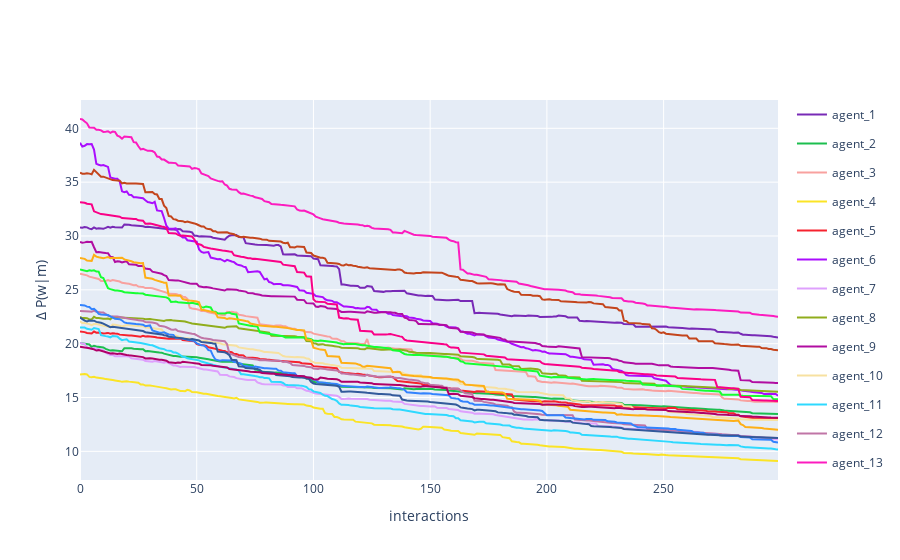

Notebook source saved alongside this figure:
### Code cell
fig = multi_agent_update_plot_from_df(vocab_dif)
fig.update_layout(
    # title='Dyadic interaction in a random environment',
    yaxis_title='Δ P(w|m)',
    xaxis_title='interactions'
)
fig.show()

### Figure 1 — Plotly figure (JSON) as saved in the notebook; plotly's stock layout.template omitted (floating-point values rounded to 4 significant figures; data arrays with more than 128 entries replaced by an {"elided": "..."} marker saying what was removed)
{"data": [{"legendgroup": "agent_1", "line": {"color": "#782AB6"}, "mode": "lines", "name": "agent_1", "showlegend": true, "x": {"elided": "300 int values"}, "y": {"elided": "300 float values"}, "type": "scatter"}, {"legendgroup": "agent_2", "line": {"color": "#1CBE4F"}, "mode": "lines", "name": "agent_2", "showlegend": true, "x": {"elided": "300 int values"}, "y": {"elided": "300 float values"}, "type": "scatter"}, {"legendgroup": "agent_3", "line": {"color": "#F8A19F"}, "mode": "lines", "name": "agent_3", "showlegend": true, "x": {"elided": "300 int values"}, "y": {"elided": "300 float values"}, "type": "scatter"}, {"legendgroup": "agent_4", "line": {"color": "#FBE426"}, "mode": "lines", "name": "agent_4", "showlegend": true, "x": {"elided": "300 int values"}, "y": {"elided": "300 float values"}, "type": "scatter"}, {"legendgroup": "agent_5", "line": {"color": "#F6222E"}, "mode": "lines", "name": "agent_5", "showlegend": true, "x": {"elided": "300 int values"}, "y": {"elided": "300 float values"}, "type": "scatter"}, {"legendgroup": "agent_6", "line": {"color": "#AA0DFE"}, "mode": "lines", "name": "agent_6", "showlegend": true, "x": {"elided": "300 int values"}, "y": {"elided": "300 float values"}, "type": "scatter"}, {"legendgroup": "agent_7", "line": {"color": "#DEA0FD"}, "mode": "lines", "name": "agent_7", "showlegend": true, "x": {"elided": "300 int values"}, "y": {"elided": "300 float values"}, "type": "scatter"}, {"legendgroup": "agent_8", "line": {"color": "#90AD1C"}, "mode": "lines", "name": "agent_8", "showlegend": true, "x": {"elided": "300 int values"}, "y": {"elided": "300 float values"}, "type": "scatter"}, {"legendgroup": "agent_9", "line": {"color": "#B10DA1"}, "mode": "lines", "name": "agent_9", "showlegend": true, "x": {"elided": "300 int values"}, "y": {"elided": "300 float values"}, "type": "scatter"}, {"legendgroup": "agent_10", "line": {"color": "#F7E1A0"}, "mode": "lines", "name": "agent_10", "showlegend": true, "x": {"elided": "300 int values"}, "y": {"elided": "300 float values"}, "type": "scatter"}, {"legendgroup": "agent_11", "line": {"color": "#2ED9FF"}, "mode": "lines", "name": "agent_11", "showlegend": true, "x": {"elided": "300 int values"}, "y": {"elided": "300 float values"}, "type": "scatter"}, {"legendgroup": "agent_12", "line": {"color": "#C075A6"}, "mode": "lines", "name": "agent_12", "showlegend": true, "x": {"elided": "300 int values"}, "y": {"elided": "300 float values"}, "type": "scatter"}, {"legendgroup": "agent_13", "line": {"color": "#FC1CBF"}, "mode": "lines", "name": "agent_13", "showlegend": true, "x": {"elided": "300 int values"}, "y": {"elided": "300 float values"}, "type": "scatter"}, {"legendgroup": "agent_14", "line": {"color": "#16FF32"}, "mode": "lines", "name": "agent_14", "showlegend": true, "x": {"elided": "300 int values"}, "y": {"elided": "300 float values"}, "type": "scatter"}, {"legendgroup": "agent_15", "line": {"color": "#3283FE"}, "mode": "lines", "name": "agent_15", "showlegend": true, "x": {"elided": "300 int values"}, "y": {"elided": "300 float values"}, "type": "scatter"}, {"legendgroup": "agent_16", "line": {"color": "#FEAF16"}, "mode": "lines", "name": "agent_16", "showlegend": true, "x": {"elided": "300 int values"}, "y": {"elided": "300 float values"}, "type": "scatter"}, {"legendgroup": "agent_17", "line": {"color": "#FA0087"}, "mode": "lines", "name": "agent_17", "showlegend": true, "x": {"elided": "300 int values"}, "y": {"elided": "300 float values"}, "type": "scatter"}, {"legendgroup": "agent_18", "line": {"color": "#C4451C"}, "mode": "lines", "name": "agent_18", "showlegend": true, "x": {"elided": "300 int values"}, "y": {"elided": "300 float values"}, "type": "scatter"}, {"legendgroup": "agent_19", "line": {"color": "#325A9B"}, "mode": "lines", "name": "agent_19", "showlegend": true, "x": {"elided": "300 int values"}, "y": {"elided": "300 float values"}, "type": "scatter"}, {"legendgroup": "agent_20", "line": {"color": "#B00068"}, "mode": "lines", "name": "agent_20", "showlegend": true, "x": {"elided": "300 int values"}, "y": {"elided": "300 float values"}, "type": "scatter"}], "layout": {"yaxis": {"title": {"text": "Δ P(w|m)"}}, "xaxis": {"title": {"text": "interactions"}}}}
